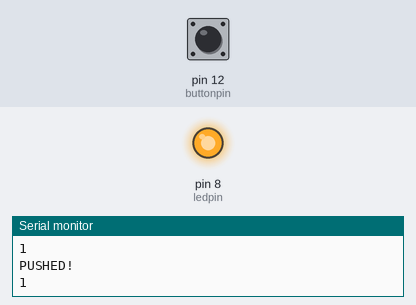
A sketch run on a simulated Arduino Uno, built with avr-gcc and run on an emulated ATmega328P. On the bench: output pins drawn as LEDs (lit = HIGH), the last lines printed to the serial monitor. Inputs (shaded band) come from the test bench; at power-on: pin 12 (buttonpin) HIGH.

Above: at 1.8 s.
1.9 s: pin 12 (buttonpin) pulled LOW for 0.6 s
At 2.9 s:
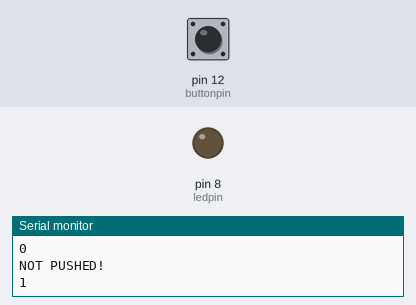
4.0 s: pin 12 (buttonpin) pulled LOW for 3.2 s
At 8.7 s:
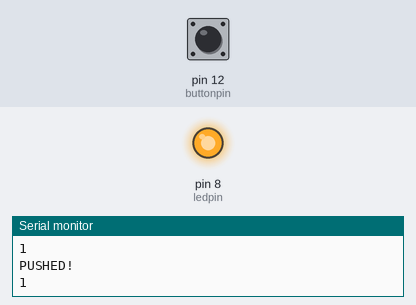
Timing chart, 0 to 10.2 s (numbered marks = the images above; inputs shaded):
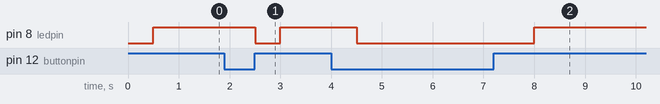

The sketch:

PullDownResistorWithLED.ino
```cpp
//Program to demonstrate the use of a Pull down resistor with a LED.

//variables and parameters
int ledpin = 8;
int buttonpin = 12;
int buttonread;
int wait = 500;


void setup() {
  // put your setup code here, to run once:

//Setting up serial monitor and pins.
Serial.begin(9600);
pinMode(ledpin,OUTPUT);
pinMode(buttonpin,INPUT);
}

void loop() {
  // put your main code here, to run repeatedly:

//reading from button.
buttonread = digitalRead(buttonpin);
Serial.println(buttonread);

delay(wait);

//Logic
//LED turns on when button is pushed. Off when button not pushed.
if(buttonread==0){
  digitalWrite(ledpin,LOW);
  Serial.println("NOT PUSHED!");
}
else{
  digitalWrite(ledpin,HIGH);
  Serial.println("PUSHED!");
}
}
```

Measured:
- after the input at 1.9 s, pin 8 (ledpin): HIGH → LOW after 0.60 s, → HIGH 0.50 s later
- after the input at 4.0 s, pin 8 (ledpin): HIGH → LOW after 0.50 s, → HIGH 3.5 s later
